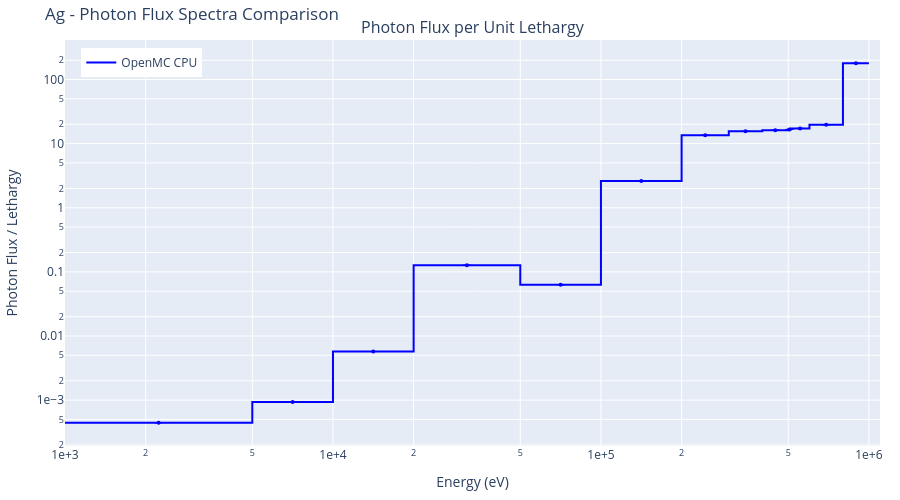
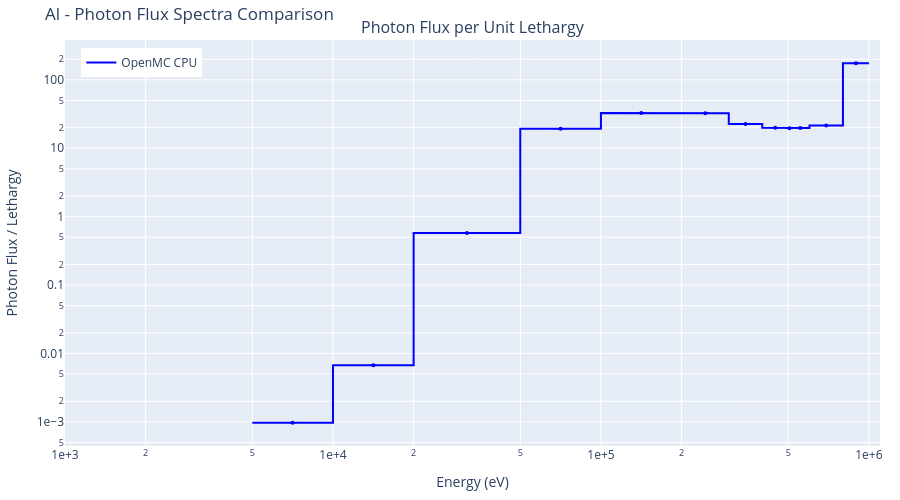
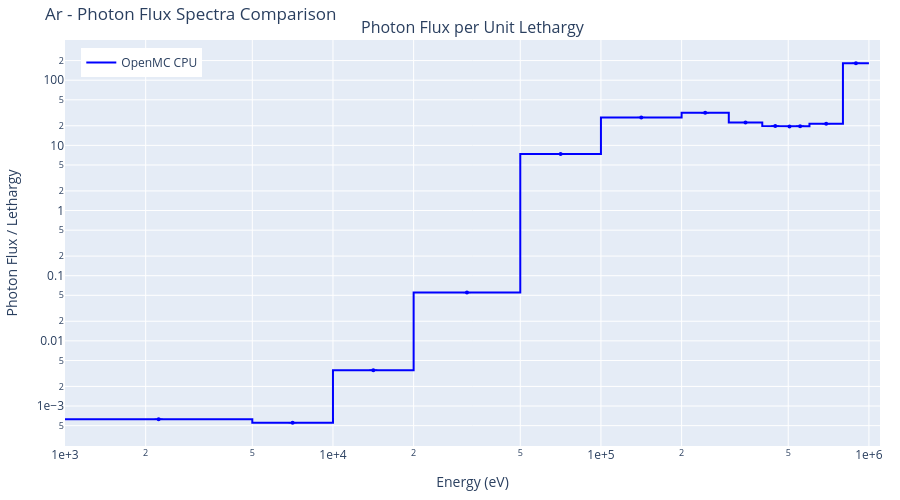

The cell these charts' notebook holds for them, in order:
### Markdown cell above
## Results by Element

### Code cell
# Per-element flux-spectra comparison, agreement metrics, and tally tables.
photon.display_results(TASK, all_results)

### Figure 1 — Plotly figure (JSON) as saved in the notebook; plotly's stock layout.template omitted (floating-point values rounded to 4 significant figures)
{"data": [{"legend": "legend", "line": {"color": "blue", "width": 2}, "mode": "lines", "name": "OpenMC CPU", "showlegend": true, "type": "scatter", "x": [1000.0, 5000.0, 5000.0, 10000.0, 10000.0, 20000.0, 20000.0, 50000.0, 50000.0, 100000.0, 100000.0, 200000.0, 200000.0, 300000.0, 300000.0, 400000.0, 400000.0, 500000.0, 500000.0, 511000.0, 511000.0, 600000.0, 600000.0, 800000.0, 800000.0, 1000000.0, 1000000.0, 1500000.0, 1500000.0, 2000000.0, 2000000.0, 3000000.0, 3000000.0, 4000000.0, 4000000.0, 5000000.0, 5000000.0, 6000000.0, 6000000.0, 8000000.0, 8000000.0, 10000000.0, 10000000.0, 12000000.0, 12000000.0, 15000000.0, 15000000.0, 20000000.0], "xaxis": "x", "y": [0.0004445, 0.0004445, 0.0009385, 0.0009385, 0.005731, 0.005731, 0.127, 0.127, 0.06295, 0.06295, 2.616, 2.616, 13.49, 13.49, 15.58, 15.58, 16.18, 16.18, 16.67, 16.67, 17.26, 17.26, 19.66, 19.66, 178.9, 178.9, null, null, null, null, null, null, null, null, null, null, null, null, null, null, null, null, null, null, null, null, null, null], "yaxis": "y"}, {"error_y": {"array": [2.633e-07, 8.22e-07, 3.708e-06, 3.734e-05, 9.925e-05, 0.0009621, 0.003568, 0.005192, 0.008682, 0.02362, 0.007323, 0.006179, 0.02429, NaN, NaN, NaN, NaN, NaN, NaN, NaN, NaN, NaN, NaN, NaN], "color": "blue", "thickness": 1, "type": "data", "visible": true}, "marker": {"color": "blue", "size": 4, "symbol": "circle"}, "mode": "markers", "name": "OpenMC CPU error", "showlegend": false, "type": "scatter", "x": [2236.0, 7071.0, 14140.0, 31620.0, 70710.0, 141400.0, 244900.0, 346400.0, 447200.0, 505500.0, 553700.0, 692800.0, 894400.0, 1225000.0, 1732000.0, 2449000.0, 3464000.0, 4472000.0, 5477000.0, 6928000.0, 8944000.0, 10950000.0, 13420000.0, 17320000.0], "xaxis": "x", "y": [0.0004445, 0.0009385, 0.005731, 0.127, 0.06295, 2.616, 13.49, 15.58, 16.18, 16.67, 17.26, 19.66, 178.9, NaN, NaN, NaN, NaN, NaN, NaN, NaN, NaN, NaN, NaN, NaN], "yaxis": "y"}], "layout": {"annotations": [{"font": {"size": 16}, "showarrow": false, "text": "Photon Flux per Unit Lethargy", "x": 0.5, "xanchor": "center", "xref": "paper", "y": 1.0, "yanchor": "bottom", "yref": "paper"}], "height": 500, "legend": {"x": 0.02, "xanchor": "left", "y": 0.98, "yanchor": "top"}, "legend2": {"x": 0.02, "xanchor": "left", "y": 0.28, "yanchor": "top"}, "margin": {"b": 40, "l": 60, "r": 20, "t": 40}, "title": {"text": "Ag - Photon Flux Spectra Comparison"}, "xaxis": {"anchor": "y", "domain": [0.0, 1.0], "exponentformat": "e", "range": [3.0, 6.041], "title": {"text": "Energy (eV)"}, "type": "log"}, "yaxis": {"anchor": "x", "domain": [0.0, 1.0], "exponentformat": "e", "title": {"text": "Photon Flux / Lethargy"}, "type": "log"}}}

### Figure 2 — Plotly figure (JSON) as saved in the notebook; plotly's stock layout.template omitted (floating-point values rounded to 4 significant figures)
{"data": [{"legend": "legend", "line": {"color": "blue", "width": 2}, "mode": "lines", "name": "OpenMC CPU", "showlegend": true, "type": "scatter", "x": [1000.0, 5000.0, 5000.0, 10000.0, 10000.0, 20000.0, 20000.0, 50000.0, 50000.0, 100000.0, 100000.0, 200000.0, 200000.0, 300000.0, 300000.0, 400000.0, 400000.0, 500000.0, 500000.0, 511000.0, 511000.0, 600000.0, 600000.0, 800000.0, 800000.0, 1000000.0, 1000000.0, 1500000.0, 1500000.0, 2000000.0, 2000000.0, 3000000.0, 3000000.0, 4000000.0, 4000000.0, 5000000.0, 5000000.0, 6000000.0, 6000000.0, 8000000.0, 8000000.0, 10000000.0, 10000000.0, 12000000.0, 12000000.0, 15000000.0, 15000000.0, 20000000.0], "xaxis": "x", "y": [null, null, 0.0009734, 0.0009734, 0.006708, 0.006708, 0.5757, 0.5757, 19.29, 19.29, 32.74, 32.74, 32.49, 32.49, 22.7, 22.7, 19.94, 19.94, 19.6, 19.6, 19.75, 19.75, 21.5, 21.5, 174.5, 174.5, null, null, null, null, null, null, null, null, null, null, null, null, null, null, null, null, null, null, null, null, null, null], "yaxis": "y"}, {"error_y": {"array": [NaN, 1.687e-06, 1.023e-05, 0.0004152, 0.005791, 0.005436, 0.005073, 0.008645, 0.009906, 0.02832, 0.008978, 0.008339, 0.02372, NaN, NaN, NaN, NaN, NaN, NaN, NaN, NaN, NaN, NaN, NaN], "color": "blue", "thickness": 1, "type": "data", "visible": true}, "marker": {"color": "blue", "size": 4, "symbol": "circle"}, "mode": "markers", "name": "OpenMC CPU error", "showlegend": false, "type": "scatter", "x": [2236.0, 7071.0, 14140.0, 31620.0, 70710.0, 141400.0, 244900.0, 346400.0, 447200.0, 505500.0, 553700.0, 692800.0, 894400.0, 1225000.0, 1732000.0, 2449000.0, 3464000.0, 4472000.0, 5477000.0, 6928000.0, 8944000.0, 10950000.0, 13420000.0, 17320000.0], "xaxis": "x", "y": [NaN, 0.0009734, 0.006708, 0.5757, 19.29, 32.74, 32.49, 22.7, 19.94, 19.6, 19.75, 21.5, 174.5, NaN, NaN, NaN, NaN, NaN, NaN, NaN, NaN, NaN, NaN, NaN], "yaxis": "y"}], "layout": {"annotations": [{"font": {"size": 16}, "showarrow": false, "text": "Photon Flux per Unit Lethargy", "x": 0.5, "xanchor": "center", "xref": "paper", "y": 1.0, "yanchor": "bottom", "yref": "paper"}], "height": 500, "legend": {"x": 0.02, "xanchor": "left", "y": 0.98, "yanchor": "top"}, "legend2": {"x": 0.02, "xanchor": "left", "y": 0.28, "yanchor": "top"}, "margin": {"b": 40, "l": 60, "r": 20, "t": 40}, "title": {"text": "Al - Photon Flux Spectra Comparison"}, "xaxis": {"anchor": "y", "domain": [0.0, 1.0], "exponentformat": "e", "range": [3.0, 6.041], "title": {"text": "Energy (eV)"}, "type": "log"}, "yaxis": {"anchor": "x", "domain": [0.0, 1.0], "exponentformat": "e", "title": {"text": "Photon Flux / Lethargy"}, "type": "log"}}}

### Figure 3 — Plotly figure (JSON) as saved in the notebook; plotly's stock layout.template omitted (floating-point values rounded to 4 significant figures)
{"data": [{"legend": "legend", "line": {"color": "blue", "width": 2}, "mode": "lines", "name": "OpenMC CPU", "showlegend": true, "type": "scatter", "x": [1000.0, 5000.0, 5000.0, 10000.0, 10000.0, 20000.0, 20000.0, 50000.0, 50000.0, 100000.0, 100000.0, 200000.0, 200000.0, 300000.0, 300000.0, 400000.0, 400000.0, 500000.0, 500000.0, 511000.0, 511000.0, 600000.0, 600000.0, 800000.0, 800000.0, 1000000.0, 1000000.0, 1500000.0, 1500000.0, 2000000.0, 2000000.0, 3000000.0, 3000000.0, 4000000.0, 4000000.0, 5000000.0, 5000000.0, 6000000.0, 6000000.0, 8000000.0, 8000000.0, 10000000.0, 10000000.0, 12000000.0, 12000000.0, 15000000.0, 15000000.0, 20000000.0], "xaxis": "x", "y": [0.0006266, 0.0006266, 0.000555, 0.000555, 0.003549, 0.003549, 0.05509, 0.05509, 7.348, 7.348, 26.83, 26.83, 31.58, 31.58, 22.45, 22.45, 19.79, 19.79, 19.46, 19.46, 19.67, 19.67, 21.49, 21.49, 181.7, 181.7, null, null, null, null, null, null, null, null, null, null, null, null, null, null, null, null, null, null, null, null, null, null], "yaxis": "y"}, {"error_y": {"array": [3.527e-07, 1.029e-06, 3.554e-06, 8.945e-05, 0.002545, 0.004395, 0.00441, 0.009345, 0.009697, 0.02572, 0.009196, 0.008018, 0.02475, NaN, NaN, NaN, NaN, NaN, NaN, NaN, NaN, NaN, NaN, NaN], "color": "blue", "thickness": 1, "type": "data", "visible": true}, "marker": {"color": "blue", "size": 4, "symbol": "circle"}, "mode": "markers", "name": "OpenMC CPU error", "showlegend": false, "type": "scatter", "x": [2236.0, 7071.0, 14140.0, 31620.0, 70710.0, 141400.0, 244900.0, 346400.0, 447200.0, 505500.0, 553700.0, 692800.0, 894400.0, 1225000.0, 1732000.0, 2449000.0, 3464000.0, 4472000.0, 5477000.0, 6928000.0, 8944000.0, 10950000.0, 13420000.0, 17320000.0], "xaxis": "x", "y": [0.0006266, 0.000555, 0.003549, 0.05509, 7.348, 26.83, 31.58, 22.45, 19.79, 19.46, 19.67, 21.49, 181.7, NaN, NaN, NaN, NaN, NaN, NaN, NaN, NaN, NaN, NaN, NaN], "yaxis": "y"}], "layout": {"annotations": [{"font": {"size": 16}, "showarrow": false, "text": "Photon Flux per Unit Lethargy", "x": 0.5, "xanchor": "center", "xref": "paper", "y": 1.0, "yanchor": "bottom", "yref": "paper"}], "height": 500, "legend": {"x": 0.02, "xanchor": "left", "y": 0.98, "yanchor": "top"}, "legend2": {"x": 0.02, "xanchor": "left", "y": 0.28, "yanchor": "top"}, "margin": {"b": 40, "l": 60, "r": 20, "t": 40}, "title": {"text": "Ar - Photon Flux Spectra Comparison"}, "xaxis": {"anchor": "y", "domain": [0.0, 1.0], "exponentformat": "e", "range": [3.0, 6.041], "title": {"text": "Energy (eV)"}, "type": "log"}, "yaxis": {"anchor": "x", "domain": [0.0, 1.0], "exponentformat": "e", "title": {"text": "Photon Flux / Lethargy"}, "type": "log"}}}
